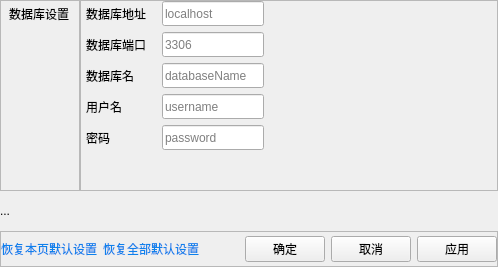
           <widget class="QWidget" name="dbSetting_page">
            <layout class="QGridLayout" name="dbSetting_page_layout">
             <property name="leftMargin">
              <number>0</number>
             </property>
             <property name="topMargin">
              <number>0</number>
             </property>
             <property name="rightMargin">
              <number>0</number>
             </property>
             <property name="bottomMargin">
              <number>0</number>
             </property>
             <property name="spacing">
              <number>0</number>
             </property>
             <item row="1" column="0" colspan="2">
              <widget class="QLabel" name="dbSetting_tips">
               <property name="sizePolicy">
                <sizepolicy hsizetype="Preferred" vsizetype="Fixed">
                 <horstretch>0</horstretch>
                 <verstretch>0</verstretch>
                </sizepolicy>
               </property>
               <property name="minimumSize">
                <size>
                 <width>0</width>
                 <height>40</height>
                </size>
               </property>
               <property name="maximumSize">
                <size>
                 <width>16777215</width>
                 <height>40</height>
                </size>
               </property>
               <property name="text">
                <string>...</string>
               </property>
              </widget>
             </item>
             <item row="0" column="0">
              <widget class="QFrame" name="dbSetting_labelFrame">
               <property name="sizePolicy">
                <sizepolicy hsizetype="Fixed" vsizetype="Expanding">
                 <horstretch>0</horstretch>
                 <verstretch>0</verstretch>
                </sizepolicy>
               </property>
               <property name="minimumSize">
                <size>
                 <width>80</width>
                 <height>0</height>
                </size>
               </property>
               <property name="maximumSize">
                <size>
                 <width>80</width>
                 <height>16777215</height>
                </size>
               </property>
               <property name="frameShape">
                <enum>QFrame::StyledPanel</enum>
               </property>
               <property name="frameShadow">
                <enum>QFrame::Raised</enum>
               </property>
               <layout class="QVBoxLayout" name="verticalLayout_4">
                <property name="spacing">
                 <number>0</number>
                </property>
                <property name="leftMargin">
                 <number>0</number>
                </property>
                <property name="topMargin">
                 <number>0</number>
                </property>
                <property name="rightMargin">
                 <number>10</number>
                </property>
                <property name="bottomMargin">
                 <number>0</number>
                </property>
                <item>
                 <widget class="QLabel" name="dbSetting_label">
                  <property name="sizePolicy">
                   <sizepolicy hsizetype="Preferred" vsizetype="Fixed">
                    <horstretch>0</horstretch>
                    <verstretch>0</verstretch>
                   </sizepolicy>
                  </property>
                  <property name="minimumSize">
                   <size>
                    <width>0</width>
                    <height>25</height>
                   </size>
                  </property>
                  <property name="text">
                   <string>数据库设置</string>
                  </property>
                  <property name="alignment">
                   <set>Qt::AlignRight|Qt::AlignTrailing|Qt::AlignVCenter</set>
                  </property>
                 </widget>
                </item>
                <item>
                 <spacer name="dbSetting_labelframe_verticalSpacer">
                  <property name="orientation">
                   <enum>Qt::Vertical</enum>
                  </property>
                  <property name="sizeHint" stdset="0">
                   <size>
                    <width>20</width>
                    <height>40</height>
                   </size>
                  </property>
                 </spacer>
                </item>
               </layout>
              </widget>
             </item>
             <item row="2" column="0" colspan="2">
              <widget class="QFrame" name="dbSetting_confirmFrame">
               <property name="sizePolicy">
                <sizepolicy hsizetype="Expanding" vsizetype="Fixed">
                 <horstretch>0</horstretch>
                 <verstretch>0</verstretch>
                </sizepolicy>
               </property>
               <property name="minimumSize">
                <size>
                 <width>0</width>
                 <height>30</height>
                </size>
               </property>
               <property name="maximumSize">
                <size>
                 <width>16777215</width>
                 <height>40</height>
                </size>
               </property>
               <property name="font">
                <font>
                 <underline>false</underline>
                </font>
               </property>
               <property name="styleSheet">
                <string notr="true">QLabel{
	color:rgb(13,129,236);
}
QLabel:hover{
	color:rgb(210,129,2);
}


</string>
               </property>
               <property name="frameShape">
                <enum>QFrame::StyledPanel</enum>
               </property>
               <property name="frameShadow">
                <enum>QFrame::Raised</enum>
               </property>
               <layout class="QHBoxLayout" name="horizontalLayout_4">
                <property name="spacing">
                 <number>6</number>
                </property>
                <property name="leftMargin">
                 <number>0</number>
                </property>
                <property name="topMargin">
                 <number>4</number>
                </property>
                <property name="rightMargin">
                 <number>0</number>
                </property>
                <property name="bottomMargin">
                 <number>4</number>
                </property>
                <item>
                 <widget class="QLabel" name="dbSetting_resumePageSetting">
                  <property name="sizePolicy">
                   <sizepolicy hsizetype="Expanding" vsizetype="Expanding">
                    <horstretch>0</horstretch>
                    <verstretch>0</verstretch>
                   </sizepolicy>
                  </property>
                  <property name="font">
                   <font/>
                  </property>
                  <property name="text">
                   <string>恢复本页默认设置</string>
                  </property>
                 </widget>
                </item>
                <item>
                 <widget class="QLabel" name="dbSetting_resumeAllSetting">
                  <property name="sizePolicy">
                   <sizepolicy hsizetype="Expanding" vsizetype="Expanding">
                    <horstretch>0</horstretch>
                    <verstretch>0</verstretch>
                   </sizepolicy>
                  </property>
                  <property name="font">
                   <font>
                    <underline>false</underline>
                    <stylestrategy>PreferAntialias</stylestrategy>
                   </font>
                  </property>
                  <property name="text">
                   <string>恢复全部默认设置</string>
                  </property>
                  <property name="textFormat">
                   <enum>Qt::AutoText</enum>
                  </property>
                  <property name="scaledContents">
                   <bool>false</bool>
                  </property>
                  <property name="margin">
                   <number>0</number>
                  </property>
                 </widget>
                </item>
                <item>
                 <spacer name="dbSetting_hSpacerOf_confirmFrame">
                  <property name="orientation">
                   <enum>Qt::Horizontal</enum>
                  </property>
                  <property name="sizeHint" stdset="0">
                   <size>
                    <width>40</width>
                    <height>20</height>
                   </size>
                  </property>
                 </spacer>
                </item>
                <item>
                 <widget class="QPushButton" name="dbSetting_confirm_button">
                  <property name="sizePolicy">
                   <sizepolicy hsizetype="Fixed" vsizetype="Expanding">
                    <horstretch>0</horstretch>
                    <verstretch>0</verstretch>
                   </sizepolicy>
                  </property>
                  <property name="minimumSize">
                   <size>
                    <width>80</width>
                    <height>0</height>
                   </size>
                  </property>
                  <property name="font">
                   <font>
                    <stylestrategy>PreferAntialias</stylestrategy>
                   </font>
                  </property>
                  <property name="styleSheet">
                   <string notr="true"/>
                  </property>
                  <property name="text">
                   <string>确定</string>
                  </property>
                 </widget>
                </item>
                <item>
                 <widget class="QPushButton" name="dbSetting_cancel_button">
                  <property name="sizePolicy">
                   <sizepolicy hsizetype="Fixed" vsizetype="Expanding">
                    <horstretch>0</horstretch>
                    <verstretch>0</verstretch>
                   </sizepolicy>
                  </property>
                  <property name="minimumSize">
                   <size>
                    <width>80</width>
                    <height>0</height>
                   </size>
                  </property>
                  <property name="font">
                   <font>
                    <stylestrategy>PreferAntialias</stylestrategy>
                   </font>
                  </property>
                  <property name="text">
                   <string>取消</string>
                  </property>
                 </widget>
                </item>
                <item>
                 <widget class="QPushButton" name="dbSetting_apply_button">
                  <property name="sizePolicy">
                   <sizepolicy hsizetype="Fixed" vsizetype="Expanding">
                    <horstretch>0</horstretch>
                    <verstretch>0</verstretch>
                   </sizepolicy>
                  </property>
                  <property name="minimumSize">
                   <size>
                    <width>80</width>
                    <height>0</height>
                   </size>
                  </property>
                  <property name="font">
                   <font>
                    <stylestrategy>PreferAntialias</stylestrategy>
                   </font>
                  </property>
                  <property name="text">
                   <string>应用</string>
                  </property>
                 </widget>
                </item>
               </layout>
              </widget>
             </item>
             <item row="0" column="1">
              <widget class="QFrame" name="db_setting_mainFrame">
               <property name="sizePolicy">
                <sizepolicy hsizetype="Preferred" vsizetype="Preferred">
                 <horstretch>0</horstretch>
                 <verstretch>0</verstretch>
                </sizepolicy>
               </property>
               <property name="styleSheet">
                <string notr="true"/>
               </property>
               <property name="frameShape">
                <enum>QFrame::StyledPanel</enum>
               </property>
               <property name="frameShadow">
                <enum>QFrame::Raised</enum>
               </property>
               <layout class="QVBoxLayout" name="verticalLayout_5">
                <property name="spacing">
                 <number>6</number>
                </property>
                <property name="leftMargin">
                 <number>5</number>
                </property>
                <property name="topMargin">
                 <number>0</number>
                </property>
                <property name="rightMargin">
                 <number>0</number>
                </property>
                <property name="bottomMargin">
                 <number>0</number>
                </property>
                <item>
                 <layout class="QHBoxLayout" name="de_address_label_layout">
                  <item>
                   <widget class="QLabel" name="db_address_label">
                    <property name="sizePolicy">
                     <sizepolicy hsizetype="Fixed" vsizetype="Fixed">
                      <horstretch>0</horstretch>
                      <verstretch>0</verstretch>
                     </sizepolicy>
                    </property>
                    <property name="minimumSize">
                     <size>
                      <width>70</width>
                      <height>25</height>
                     </size>
                    </property>
                    <property name="maximumSize">
                     <size>
                      <width>70</width>
                      <height>25</height>
                     </size>
                    </property>
                    <property name="text">
                     <string>数据库地址</string>
                    </property>
                   </widget>
                  </item>
                  <item>
                   <widget class="QLineEdit" name="db_address_edit">
                    <property name="minimumSize">
                     <size>
                      <width>0</width>
                      <height>25</height>
                     </size>
                    </property>
                    <property name="maximumSize">
                     <size>
                      <width>102</width>
                      <height>25</height>
                     </size>
                    </property>
                    <property name="styleSheet">
                     <string notr="true"/>
                    </property>
                    <property name="placeholderText">
                     <string>localhost</string>
                    </property>
                   </widget>
                  </item>
                  <item>
                   <spacer name="b_address_label_horizontalSpacer">
                    <property name="orientation">
                     <enum>Qt::Horizontal</enum>
                    </property>
                    <property name="sizeHint" stdset="0">
                     <size>
                      <width>40</width>
                      <height>20</height>
                     </size>
                    </property>
                   </spacer>
                  </item>
                 </layout>
                </item>
                <item>
                 <layout class="QHBoxLayout" name="db_port_label_layout">
                  <item>
                   <widget class="QLabel" name="db_port_label">
                    <property name="sizePolicy">
                     <sizepolicy hsizetype="Preferred" vsizetype="Fixed">
                      <horstretch>0</horstretch>
                      <verstretch>0</verstretch>
                     </sizepolicy>
                    </property>
                    <property name="minimumSize">
                     <size>
                      <width>70</width>
                      <height>25</height>
                     </size>
                    </property>
                    <property name="maximumSize">
                     <size>
                      <width>70</width>
                      <height>25</height>
                     </size>
                    </property>
                    <property name="text">
                     <string>数据库端口</string>
                    </property>
                   </widget>
                  </item>
                  <item>
                   <widget class="QLineEdit" name="db_port_edit">
                    <property name="minimumSize">
                     <size>
                      <width>0</width>
                      <height>25</height>
                     </size>
                    </property>
                    <property name="maximumSize">
                     <size>
                      <width>102</width>
                      <height>25</height>
                     </size>
                    </property>
                    <property name="styleSheet">
                     <string notr="true"/>
                    </property>
                    <property name="placeholderText">
                     <string>3306</string>
                    </property>
                   </widget>
                  </item>
                  <item>
                   <spacer name="db_port_label_horizontalSpacer">
                    <property name="orientation">
                     <enum>Qt::Horizontal</enum>
                    </property>
                    <property name="sizeHint" stdset="0">
                     <size>
                      <width>40</width>
                      <height>20</height>
                     </size>
                    </property>
                   </spacer>
                  </item>
                 </layout>
                </item>
                <item>
                 <layout class="QHBoxLayout" name="db_password_layout">
                  <item>
                   <widget class="QLabel" name="db_databaseName_label">
                    <property name="minimumSize">
                     <size>
                      <width>70</width>
                      <height>25</height>
                     </size>
                    </property>
                    <property name="maximumSize">
                     <size>
                      <width>70</width>
                      <height>25</height>
                     </size>
                    </property>
                    <property name="text">
                     <string>数据库名</string>
                    </property>
                   </widget>
                  </item>
                  <item>
                   <widget class="QLineEdit" name="db_databaseName_edit">
                    <property name="minimumSize">
                     <size>
                      <width>0</width>
                      <height>25</height>
                     </size>
                    </property>
                    <property name="maximumSize">
                     <size>
                      <width>102</width>
                      <height>25</height>
                     </size>
                    </property>
                    <property name="placeholderText">
                     <string>databaseName</string>
                    </property>
                   </widget>
                  </item>
                  <item>
                   <spacer name="db_password_edit_horizontalSpacer">
                    <property name="orientation">
                     <enum>Qt::Horizontal</enum>
                    </property>
                    <property name="sizeHint" stdset="0">
                     <size>
                      <width>40</width>
                      <height>20</height>
                     </size>
                    </property>
                   </spacer>
                  </item>
                 </layout>
                </item>
                <item>
                 <layout class="QHBoxLayout" name="db_account_label_layout">
                  <item>
                   <widget class="QLabel" name="db_account_label">
                    <property name="sizePolicy">
                     <sizepolicy hsizetype="Preferred" vsizetype="Fixed">
                      <horstretch>0</horstretch>
                      <verstretch>0</verstretch>
                     </sizepolicy>
                    </property>
                    <property name="minimumSize">
                     <size>
                      <width>70</width>
                      <height>25</height>
                     </size>
                    </property>
                    <property name="maximumSize">
                     <size>
                      <width>70</width>
                      <height>25</height>
                     </size>
                    </property>
                    <property name="text">
                     <string>用户名</string>
                    </property>
                   </widget>
                  </item>
                  <item>
                   <widget class="QLineEdit" name="db_account_edit">
                    <property name="minimumSize">
                     <size>
                      <width>0</width>
                      <height>25</height>
                     </size>
                    </property>
                    <property name="maximumSize">
                     <size>
                      <width>102</width>
                      <height>25</height>
                     </size>
                    </property>
                    <property name="styleSheet">
                     <string notr="true"/>
                    </property>
                    <property name="placeholderText">
                     <string>username</string>
                    </property>
                   </widget>
                  </item>
                  <item>
                   <spacer name="db_account_label_horizontalSpacer">
                    <property name="orientation">
                     <enum>Qt::Horizontal</enum>
                    </property>
                    <property name="sizeHint" stdset="0">
                     <size>
                      <width>40</width>
                      <height>20</height>
                     </size>
                    </property>
                   </spacer>
                  </item>
                 </layout>
                </item>
                <item>
                 <layout class="QHBoxLayout" name="db_password__label_layout">
                  <item>
                   <widget class="QLabel" name="db_password_label">
                    <property name="sizePolicy">
                     <sizepolicy hsizetype="Preferred" vsizetype="Fixed">
                      <horstretch>0</horstretch>
                      <verstretch>0</verstretch>
                     </sizepolicy>
                    </property>
                    <property name="minimumSize">
                     <size>
                      <width>70</width>
                      <height>25</height>
                     </size>
                    </property>
                    <property name="maximumSize">
                     <size>
                      <width>70</width>
                      <height>25</height>
                     </size>
                    </property>
                    <property name="text">
                     <string>密码</string>
                    </property>
                   </widget>
                  </item>
                  <item>
                   <widget class="QLineEdit" name="db_password_edit">
                    <property name="minimumSize">
                     <size>
                      <width>0</width>
                      <height>25</height>
                     </size>
                    </property>
                    <property name="maximumSize">
                     <size>
                      <width>102</width>
                      <height>25</height>
                     </size>
                    </property>
                    <property name="text">
                     <string/>
                    </property>
                    <property name="echoMode">
                     <enum>QLineEdit::PasswordEchoOnEdit</enum>
                    </property>
                    <property name="placeholderText">
                     <string>password</string>
                    </property>
                   </widget>
                  </item>
                  <item>
                   <spacer name="db_password_label_horizontalSpacer">
                    <property name="orientation">
                     <enum>Qt::Horizontal</enum>
                    </property>
                    <property name="sizeHint" stdset="0">
                     <size>
                      <width>40</width>
                      <height>20</height>
                     </size>
                    </property>
                   </spacer>
                  </item>
                 </layout>
                </item>
                <item>
                 <spacer name="verticalSpacer_3">
                  <property name="orientation">
                   <enum>Qt::Vertical</enum>
                  </property>
                  <property name="sizeHint" stdset="0">
                   <size>
                    <width>20</width>
                    <height>40</height>
                   </size>
                  </property>
                 </spacer>
                </item>
               </layout>
              </widget>
             </item>
            </layout>
           </widget>
